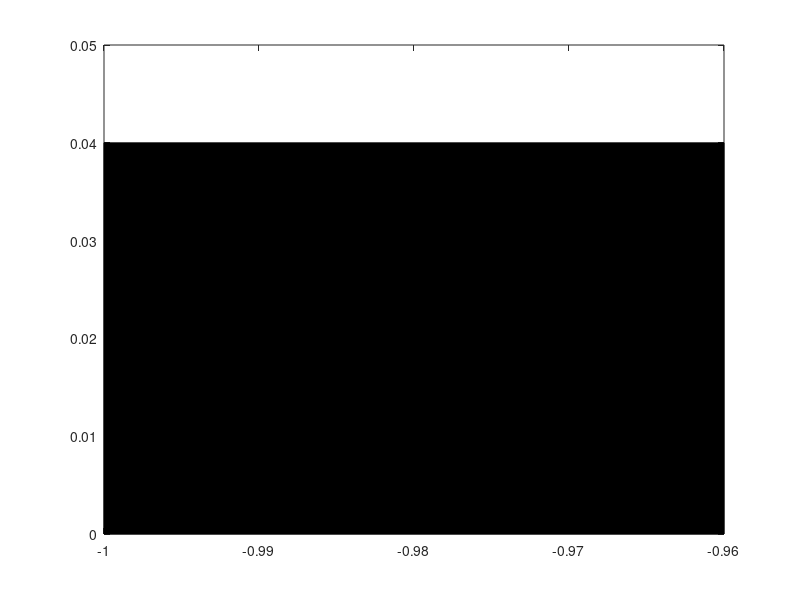

Recreate this plot in MATLAB. (Note: this script raises an error after producing the figure.)
function  rawRoutes=UAV2(amount)
clc
close all
%% name space
%   MAXliquid        ҩ���������
%   MAXbattery       ����������
%   liquidState      ҩ��״̬
%   batteryState     ���״̬
%   idleSpeed        ����ҵʱ�����ٶ�
%   operationSpeed   ��ҵʱ�����ٶ�
%   liquidPerOD         ��λ�����ҩҺ������
%   batteryPerOD       ��λ����ĵ��������
%%
global OW OD MAXliquid MAXbattery
global idleSpeed operationSpeed liquidPerOD batteryPerOD;
OW = 0.02;
OD = 0.02;
MAXliquid = 3;
MAXbattery =3;
idleSpeed = 0.3;
operationSpeed = 0.2;
liquidPerOD = OD*1;
batteryPerOD = OD*1;

if nargin < 1
    amount =4;
end
%% ���Ƶ�ͼ
origin=[-1,0];
gridPoints = [];
fill([-0.1 0.1 0.1 -0.1 ]*0.2-0.98,[0.2 0.2 0 0]*0.2,'black');
xv=[0.2 0.5 0.6 0.1];
yv=[0.7 0.8 0.3 0.4];
gridPoints = addPatch(xv,yv,gridPoints);
xv=[-0.8 -0.7 -0.3 -0.2 -0.5];
yv=[0.25  0.7 0.6 0.3 0.2];
gridPoints = addPatch(xv,yv,gridPoints);
%xv=[0.8 0.95 0.85 0.7];
%yv=[0.8 0.7 0.6 0.7];
%gridPoints = addPatch(xv,yv,gridPoints);
disp('�밴�������ʼ����...')
pause;
%% �滮·��
matrixRoutes = routesPlanning(gridPoints,amount)
matrixRoutes = reshape(matrixRoutes,prod(size(matrixRoutes)),1);
minDis=inf;
for ii= 1:length(matrixRoutes)
    if ~isempty(matrixRoutes{ii})
        rawRoutes{ii}=matrixRoutes{ii};
    end
end
len = length(rawRoutes);
C=ceil(len/amount);
F=floor(len/amount);
for ii=1:amount
    if ii<=len-F*amount
        Numbering{ii}=(ii-1)*C+1:ii*C;
    else
        S=(len-F*amount)*C+(ii-1-(len-F*amount))*F;
        Numbering{ii}=S+1:S+F;
    end
end
%% �����ʾ
hold on
FPS=0;
for i=1:C
    title(['��' num2str(i) '�ַ���']);
    len=0;
    for j=1:amount
        Vj=Numbering{j};
        if length(Vj)>=i &&len<size(rawRoutes{Vj(i)},1)
            len =size(rawRoutes{Vj(i)},1);
        end
    end
     for k=1:len
        FPS=FPS+1;
        %disp(['FPS:' num2str(FPS)])
        for j=1:amount
            Vj=Numbering{j};
            if length(Vj)>=i
                currentRoute = rawRoutes{Vj(i)};
            else
                continue;
            end
%             if k == 1
%                  plot(currentRoute(2,1),currentRoute(2,2),'ro','LineWidth',2);
%                  plot(currentRoute(1:2,1),currentRoute(1:2,2),'b','LineWidth',1.5);
%                  continue;
%             elseif k == length(currentRoute)
%                 plot(currentRoute(end-1:end,1),currentRoute(end-1:end,2),'y','LineWidth',1.5);
%                 plot(currentRoute(end-1,1),currentRoute(end-1,2),'rx','LineWidth',3);
%                 continue;
%             elseif k > length(currentRoute)
%                 continue;
%             else
%                 plot(currentRoute(k:k+1,1),currentRoute(k:k+1,2),'-b');
%             end
            num = ceil(size(currentRoute,1)/len*k);
            if num < 1 || num > size(currentRoute,1)
                continue;
            elseif num==1
                plot(currentRoute(2,1),currentRoute(2,2),'ro','LineWidth',2);
                plot(currentRoute(1:2,1),currentRoute(1:2,2),'b','LineWidth',1.5);
                continue;
            elseif num+1 < size(currentRoute,1)
                plot(currentRoute(num:num+1,1),currentRoute(num:num+1,2),'-b');
            else
                plot(currentRoute(end-1:end,1),currentRoute(end-1:end,2),'y','LineWidth',1.5);
                plot(currentRoute(end-1,1),currentRoute(end-1,2),'rx','LineWidth',3);
                continue;
                %pause(0.2);
            end
            x0=currentRoute(num,1);
            y0=currentRoute(num,2);
            rgbj=j/amount;
            fill([x0-OW/2 x0+OW/2 x0+OW/2 x0-OW/2]+rand*0.2*OW,[y0+OD/2 y0+OD/2 y0-OD/2 y0-OD/2]+rand*0.2*OD,[rgbj,rgbj,0],'edgealpha',0)
           %fill([x0-OW/2 x0+OW/2 x0+OW/2 x0-OW/2],[y0+OD/2 y0+OD/2 y0-OD/2 y0-OD/2],[rgbj,rgbj,0],'edgealpha',0)
            %plot(currentRoute(num,1),currentRoute(num,2),'o-','color',[i/size(Routes,1),0,0]);
        end
        getframe;
        %m(FPS)=getframe;
     end
    pause(1);
end
